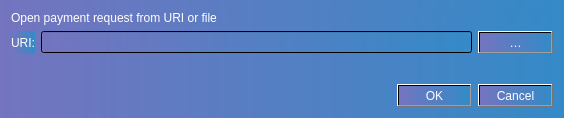
<?xml version="1.0" encoding="UTF-8"?>
<ui version="4.0">
 <class>OpenURIDialog</class>
 <widget class="QDialog" name="OpenURIDialog">
  <property name="geometry">
   <rect>
    <x>0</x>
    <y>0</y>
    <width>564</width>
    <height>118</height>
   </rect>
  </property>
  <property name="windowTitle">
   <string>Open URI</string>
  </property>
  <property name="styleSheet">
   <string notr="true">background-color: qlineargradient(spread:pad, x1:0, y1:0, x2:1, y2:0, stop:0 rgba(116, 116, 191, 255), stop:1 rgba(52, 138, 199, 255));</string>
  </property>
  <layout class="QVBoxLayout" name="verticalLayout">
   <item>
    <widget class="QLabel" name="label_2">
     <property name="styleSheet">
      <string notr="true">color: rgb(255, 255, 255);</string>
     </property>
     <property name="text">
      <string>Open payment request from URI or file</string>
     </property>
    </widget>
   </item>
   <item>
    <layout class="QHBoxLayout" name="horizontalLayout">
     <item>
      <widget class="QLabel" name="label">
       <property name="styleSheet">
        <string notr="true">color: rgb(255, 255, 255);</string>
       </property>
       <property name="text">
        <string>URI:</string>
       </property>
      </widget>
     </item>
     <item>
      <widget class="QValidatedLineEdit" name="uriEdit"/>
     </item>
     <item>
      <widget class="QPushButton" name="selectFileButton">
       <property name="toolTip">
        <string>Select payment request file</string>
       </property>
       <property name="styleSheet">
        <string notr="true">color: rgb(255, 255, 255);</string>
       </property>
       <property name="text">
        <string notr="true">…</string>
       </property>
       <property name="autoDefault">
        <bool>false</bool>
       </property>
      </widget>
     </item>
    </layout>
   </item>
   <item>
    <spacer name="verticalSpacer">
     <property name="orientation">
      <enum>Qt::Vertical</enum>
     </property>
     <property name="sizeHint" stdset="0">
      <size>
       <width>20</width>
       <height>40</height>
      </size>
     </property>
    </spacer>
   </item>
   <item>
    <widget class="QDialogButtonBox" name="buttonBox">
     <property name="styleSheet">
      <string notr="true">color: rgb(255, 255, 255);</string>
     </property>
     <property name="orientation">
      <enum>Qt::Horizontal</enum>
     </property>
     <property name="standardButtons">
      <set>QDialogButtonBox::Cancel|QDialogButtonBox::Ok</set>
     </property>
    </widget>
   </item>
  </layout>
 </widget>
 <customwidgets>
  <customwidget>
   <class>QValidatedLineEdit</class>
   <extends>QLineEdit</extends>
   <header>qt/qvalidatedlineedit.h</header>
  </customwidget>
 </customwidgets>
 <resources/>
 <connections>
  <connection>
   <sender>buttonBox</sender>
   <signal>accepted()</signal>
   <receiver>OpenURIDialog</receiver>
   <slot>accept()</slot>
   <hints>
    <hint type="sourcelabel">
     <x>248</x>
     <y>254</y>
    </hint>
    <hint type="destinationlabel">
     <x>157</x>
     <y>274</y>
    </hint>
   </hints>
  </connection>
  <connection>
   <sender>buttonBox</sender>
   <signal>rejected()</signal>
   <receiver>OpenURIDialog</receiver>
   <slot>reject()</slot>
   <hints>
    <hint type="sourcelabel">
     <x>316</x>
     <y>260</y>
    </hint>
    <hint type="destinationlabel">
     <x>286</x>
     <y>274</y>
    </hint>
   </hints>
  </connection>
 </connections>
</ui>
